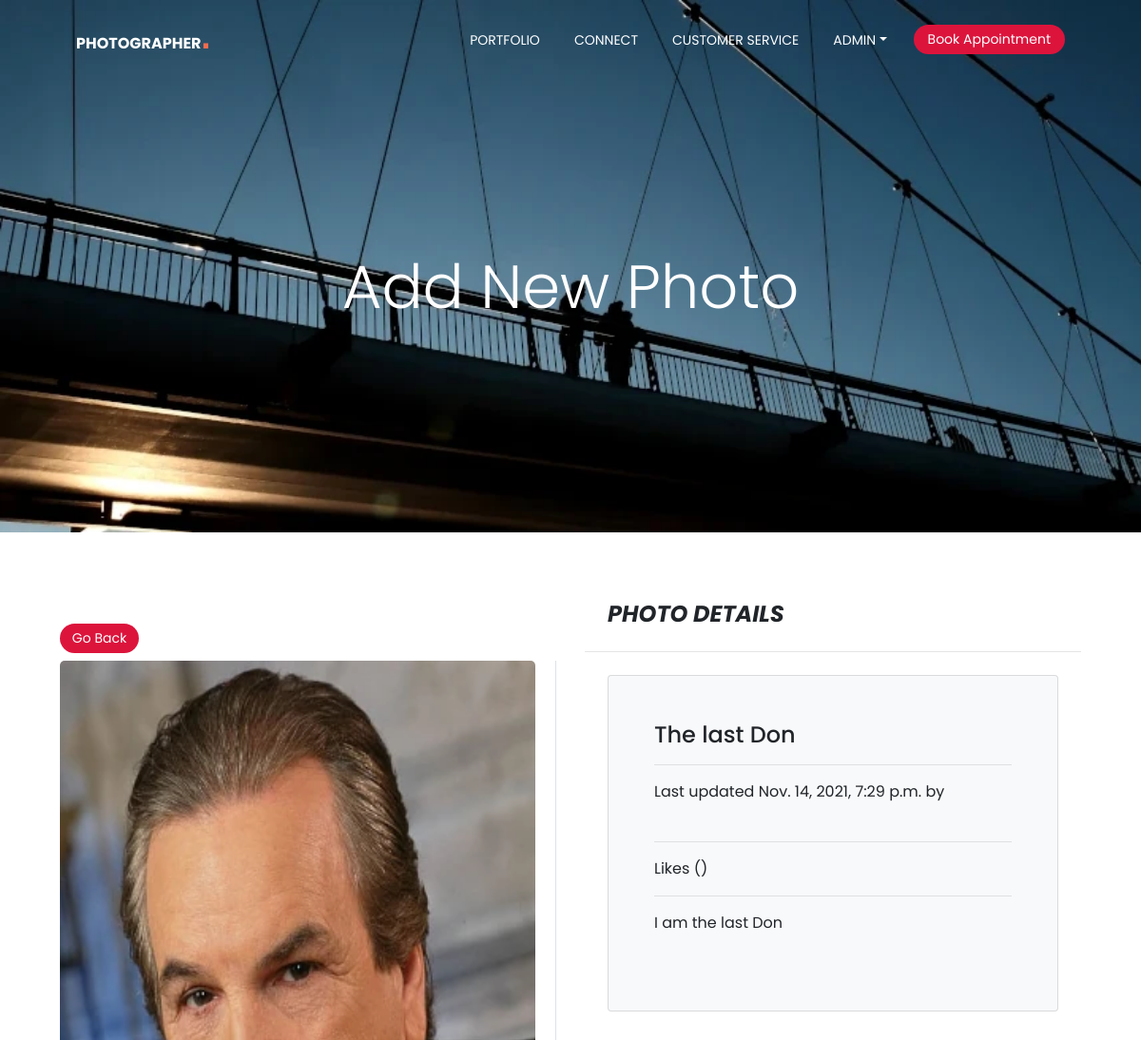
The app's page /26/ (signed in, upper part), older data.
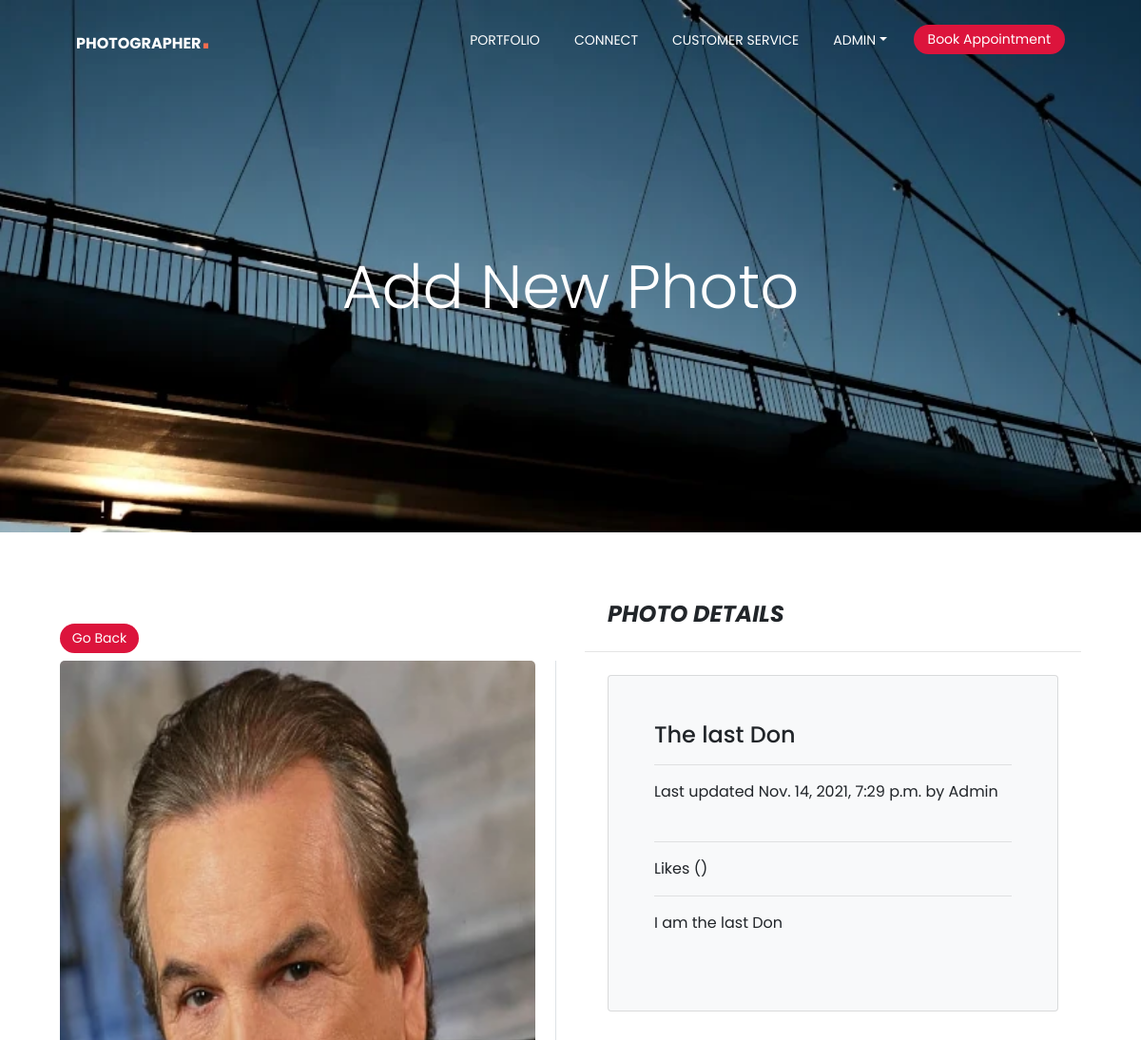
The same page, newer data.
### photos/models.py (models this page shows, shortened)
class Photo(models.Model):
    id = models.AutoField(primary_key=True)
    title = models.CharField(max_length=30,  null=True, blank=True, default='')
    category = models.ForeignKey(
        Category, on_delete=models.SET_NULL, null=True, blank=True)
    image = models.ImageField(null=True, blank=True, default='')
    description = models.TextField()
    date = models.DateTimeField(auto_now=True)
    visits = models.IntegerField(default=0)
    last_visit = models.DateTimeField(blank=True, null=True)
    created = models.DateTimeField(default=timezone.now)
    updated = models.DateTimeField(default=timezone.now)
    author = models.ForeignKey(
        User,
        default=None,
        on_delete=models.CASCADE,
    )
    likes = models.ManyToManyField(
        User, related_name='photo_likes')
    class Meta:
        ordering = ('-created',)
        verbose_name = 'photo'
        verbose_name_plural = 'photos'

### photos/views.py (the view)
# urls.py: path('<int:pk>/', views.viewPhoto, name='photo'),
@login_required
def viewPhoto(request, pk):
    photo = Photo.objects.get(id=pk)
    return render(request, 'photos/photo.html', {'photo': photo})

### templates/photos/photo.html (shortened to what this page needs)
{% extends 'base.html' %}
{% load crispy_forms_tags %}
{% load comments %}
{% block content %}
<section class="banner2 mtop pb-5" id="banner">
    <div class="col-md-12 mx-auto" >
        <h1 class="display-1 text-center text-white fw-bold">Add New Photo</h1>
    </div>
  </section>
<main role="main" class="container-fluid m-5">
    <div class="row">
        <div class="col-6 col-md-6 col-xs-12 col-sm-12 blog-main my-5">
            <a class="btn btn-sm btn-outline-secondary mb-2" href="{% url 'gallery' %}">Go Back</a>
            <div class="border-right">
                <img src="{{photo.image.url}}" alt="Microscope" id="myImg" class="img-fluid"
                    style="width:100%;max-width:500px" />
            </div>
        </div>
        <aside class="col-6 col-md-6 col-sm-12 col-xs-12 blog-sidebar">
            <h4 class="font-italic font-weight-bolder m-4">PHOTO DETAILS</h4>
            <hr>
            <div class="card p-4 m-4 bg-light rounded">
                <div class="p-4 mb-3  rounded">
                    <div class="">
                        <h4>{{photo.title}}</h4>
                    </div>
                    <hr>
                    <div class="">
                     Last updated {{photo.date}} by {{photo.author}}
                    </div>
                    <br>
                    <hr>
                    <div class="">
                         Likes ({{ total_likes }})
                    </div>
                    <hr>
                    <p class="brand-text mt-3">{{photo.description}}</p>
                </div>
            </div>
            <div class="p-4 mb-3  rounded">
                {% get_comment_count for photo as comment_count %}
                    {% get_comment_list for photo as comment_list %}
                    {% get_comment_form for photo as form %}
            </div>
        </aside>
    </div>
</main>
{% endblock content %}

Row changes from the older to the newer data that the page shows:
changed Photo "The last Don": author (not shown) → "Admin"
